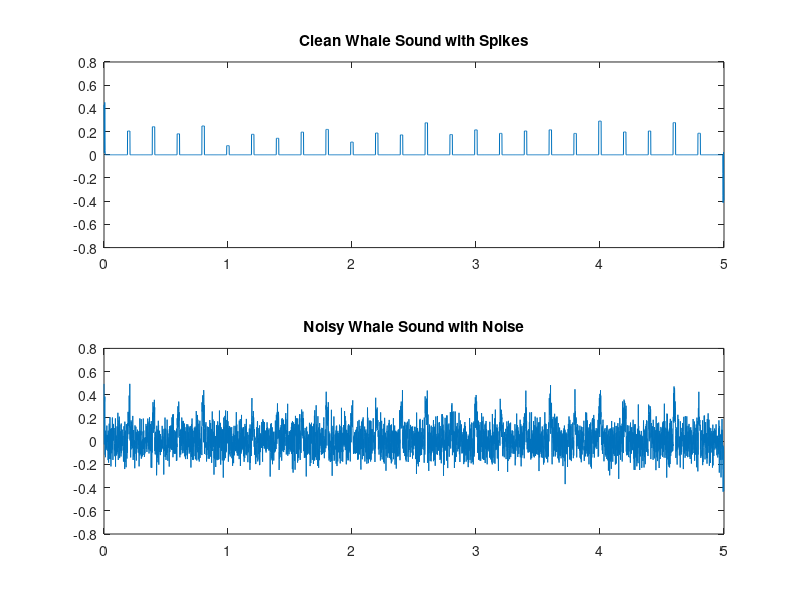

This figure's MATLAB source:
% Parameters
fs = 1000; % Sampling frequency (adjust if necessary)
duration = 5; % Duration in seconds
frequency = 150; % Dominant frequency (adjust based on image)
amplitude = 0.2; % Amplitude (adjust based on image)
noisy_noise_level = 0.1; % Noise level for noisy signal
spike_width = 0.02; % Spike width in seconds
spike_spacing = 0.2; % Spike spacing in seconds
spike_amplitude_variation = 0.3; % Variation in spike amplitudes

% Time vector
t = 0:1/fs:duration-1/fs;

% Generate clean whale sound waveform with spikes
whale_sound = amplitude * sin(2*pi*frequency*t);
spike_indices = 1:spike_spacing*fs:length(t);
spike_amplitudes = amplitude * (1 + spike_amplitude_variation * randn(size(spike_indices)));
whale_sound(spike_indices) = whale_sound(spike_indices) + spike_amplitudes;
whale_sound = conv(whale_sound, ones(1, round(spike_width*fs)), 'same');

% Add more noise to noisy signal
noisy_noise = noisy_noise_level * randn(size(t));
noisy_whale_sound_noisy = whale_sound + noisy_noise;

% Plot the waveforms
figure;
subplot(2, 1, 1);
plot(t, whale_sound);
title('Clean Whale Sound with Spikes');

subplot(2, 1, 2);
plot(t, noisy_whale_sound_noisy);
title('Noisy Whale Sound with Noise');